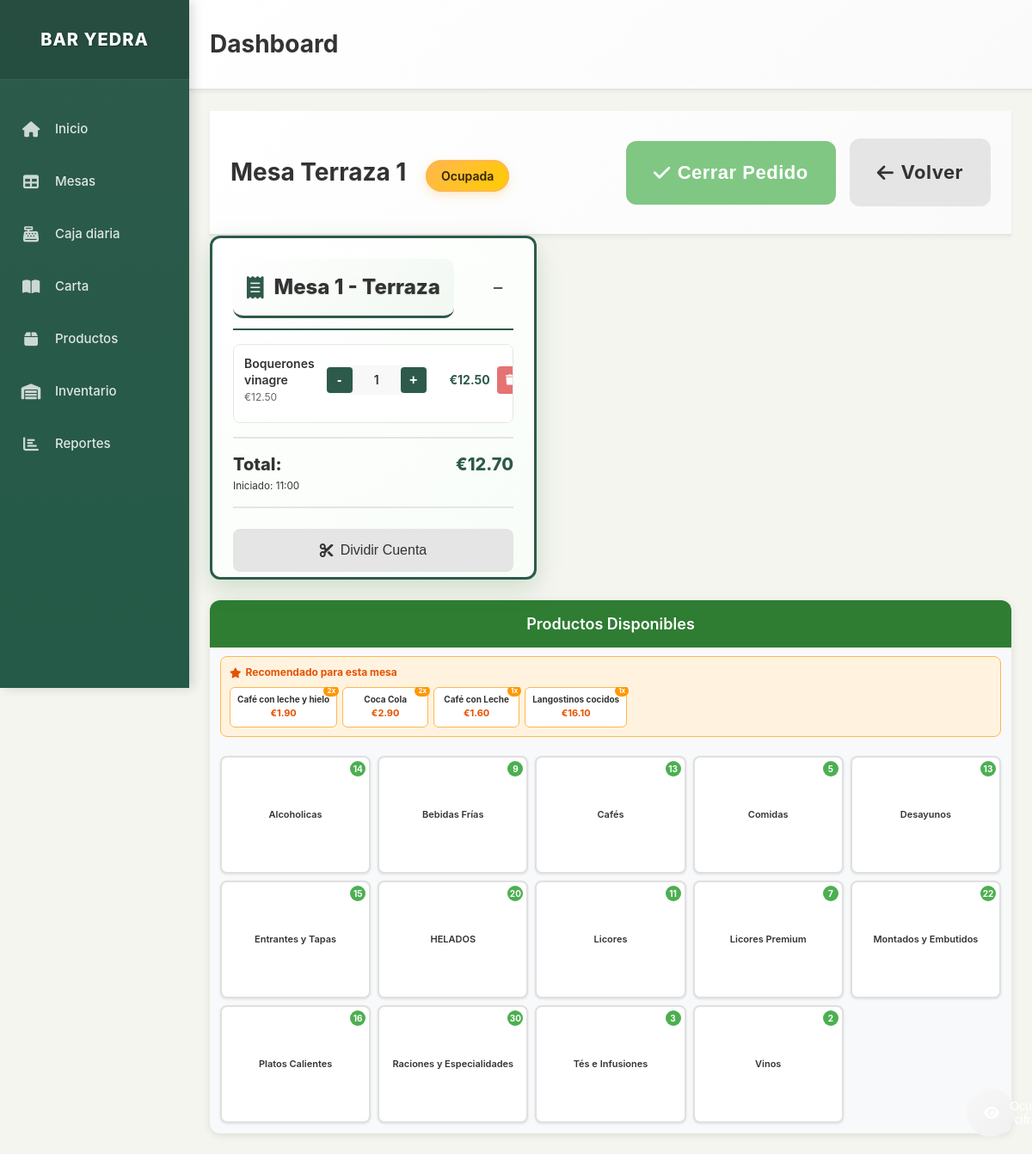
Before: /mesa/1 with the older database file.
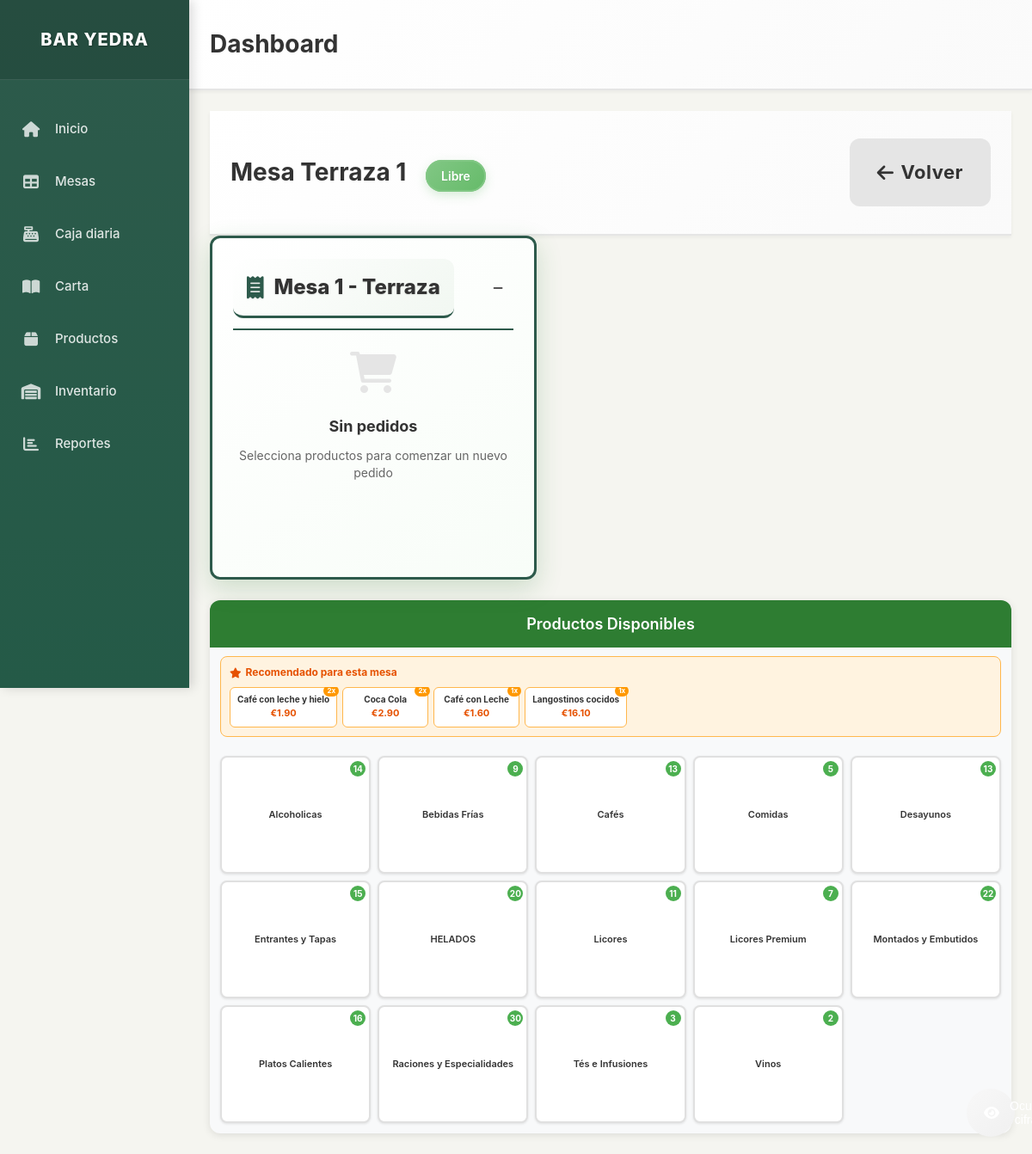
After: the same page with the newer database file.
### models.py (models this page shows, shortened)
class Mesa(db.Model):
    __tablename__ = 'mesa'
    id = db.Column(db.Integer, primary_key=True)
    numero = db.Column(db.Integer, nullable=False)
    zona = db.Column(db.String(50), nullable=False)  # Terraza, Sala, Barra
    estado = db.Column(db.String(20), default='libre')  # libre, ocupada, pagada
    pedidos = db.relationship('Pedido', backref='mesa', lazy=True)

class Producto(db.Model):
    __tablename__ = 'producto'
    id = db.Column(db.Integer, primary_key=True)
    nombre = db.Column(db.String(100), nullable=False)
    precio = db.Column(db.Numeric(10, 2), nullable=False)
    categoria = db.Column(db.String(50), nullable=False, default='General')
    foto_url = db.Column(db.String(255), nullable=True)
    descripcion = db.Column(db.Text, nullable=True)
    activo = db.Column(db.Boolean, default=True)
    orden = db.Column(db.Integer, default=0)  # Para ordenar productos en la interfaz
    stock_actual = db.Column(db.Integer, default=0)  # Cantidad actual en stock
    stock_minimo = db.Column(db.Integer, default=5)  # Alerta cuando llegue a este nivel
    unidad_medida = db.Column(db.String(20), default='unidad')  # unidad, litro, kg, etc.
    fecha_actualizacion = db.Column(db.DateTime, default=datetime.utcnow)

class Pedido(db.Model):
    __tablename__ = 'pedido'
    id = db.Column(db.Integer, primary_key=True)
    mesa_id = db.Column(db.Integer, db.ForeignKey('mesa.id'), nullable=False)
    productos = db.Column(db.Text)  # JSON string with products and quantities
    total = db.Column(db.Numeric(10, 2), default=0.00)
    fecha_creacion = db.Column(db.DateTime, default=datetime.utcnow)
    fecha_pago = db.Column(db.DateTime)
    forma_pago = db.Column(db.String(20))  # efectivo, tarjeta
    estado = db.Column(db.String(20), default='abierto')  # abierto, cerrado, pagado
    tickets = db.relationship('Ticket', backref='pedido', lazy=True)

### app.py (the view)
@app.route('/mesa/<int:mesa_id>')
def table_detail(mesa_id):
    mesa = Mesa.query.get_or_404(mesa_id)
    productos = Producto.query.filter_by(activo=True).order_by(Producto.categoria, Producto.orden, Producto.nombre).all()
    es_terraza = mesa.zona.lower() == 'terraza'
    suplemento_terraza = Decimal('0.20') if es_terraza else Decimal('0.00')
    productos_por_categoria = {}
    productos_dict = {}
    for producto in productos:
        if producto.categoria not in productos_por_categoria:
            productos_por_categoria[producto.categoria] = []
        productos_por_categoria[producto.categoria].append(producto)
        productos_dict[producto.id] = producto
    pedido_actual = Pedido.query.filter_by(mesa_id=mesa_id, estado='abierto').first()
    recomendaciones = get_menu_recommendations(mesa_id)
    return render_template('table_detail.html',
                         mesa=mesa,
                         productos_por_categoria=productos_por_categoria,
                         productos_dict=productos_dict,
                         pedido_actual=pedido_actual,
                         es_terraza=es_terraza,
                         suplemento_terraza=suplemento_terraza,
                         recomendaciones=recomendaciones)

### app.py (called while the page is built)
@app.template_filter('from_json')
def from_json_filter(value):
    if value:
        try:
            return json.loads(value)
        except (json.JSONDecodeError, TypeError):
            return []
    return []

### templates/table_detail.html (shortened to what the changed rows need)
{% extends "layout.html" %}
{% block content %}
<div class="content-header">
    <h1 class="page-title">
        Mesa {{ mesa.zona }} {{ mesa.numero }}
        <span class="table-status-badge table-{{ mesa.estado }}">{{ mesa.estado|title }}</span>
    </h1>
    <div class="table-actions">
        {% if pedido_actual %}
            <button class="btn btn-success btn-lg touch-friendly" onclick="closeOrder({{ mesa.id }})">
                <i class="fas fa-check"></i> Cerrar Pedido
            </button>
        {% endif %}
        <a href="{{ url_for('index') }}" class="btn btn-secondary btn-lg touch-friendly">
            <i class="fas fa-arrow-left"></i> Volver
        </a>
    </div>
</div>
<div class="table-detail-layout">
    <div class="products-panel-new">
        <div class="products-header">
            <h2>Productos Disponibles</h2>
        </div>
    </div>
    <div class="order-panel-fixed">
        <div class="order-header">
            <h2 class="panel-title">
                <i class="fas fa-receipt"></i> Mesa {{ mesa.numero }} - {{ mesa.zona }}
            </h2>
            <div class="order-controls">
                <button class="btn-minimize" onclick="toggleOrderPanel()" title="Minimizar panel">
                </button>
            </div>
        </div>
        {% if pedido_actual and pedido_actual.total > 0 %}
            <div class="current-order">
                <div class="order-items">
                    {% set productos_pedido = pedido_actual.productos|from_json if pedido_actual.productos else {} %}
                    {% for producto_id, cantidad in productos_pedido.items() %}
                        {% set producto = productos_dict[producto_id|int] %}
                        <div class="order-item">
                            <div class="item-details">
                                <div class="item-name">{{ producto.nombre }}</div>
                                <div class="item-price">€{{ "%.2f"|format(producto.precio) }}</div>
                            </div>
                            <div class="item-quantity">
                                <button class="btn-quantity" onclick="updateQuantity({{ mesa.id }}, {{ producto.id }}, {{ cantidad - 1 }})">-</button>
                                <span class="quantity">{{ cantidad }}</span>
                                <button class="btn-quantity" onclick="updateQuantity({{ mesa.id }}, {{ producto.id }}, {{ cantidad + 1 }})">+</button>
                            </div>
                            <div class="item-subtotal">€{{ "%.2f"|format(producto.precio * cantidad) }}</div>
                            <button class="btn-remove" onclick="removeFromOrder({{ mesa.id }}, {{ producto.id }})" title="Eliminar">
                                <i class="fas fa-trash"></i>
                            </button>
                        </div>
                    {% endfor %}
                </div>
                <div class="order-summary">
                    <div class="summary-row total-row">
                        <span class="summary-label">Total:</span>
                        <span class="summary-value">€{{ "%.2f"|format(pedido_actual.total) }}</span>
                    </div>
                    <div class="summary-info">
                        <small>Iniciado: {{ pedido_actual.fecha_creacion.strftime('%H:%M') if pedido_actual.fecha_creacion else 'Ahora' }}</small>
                    </div>
                </div>
                <div class="order-actions">
                    <button class="btn btn-secondary btn-sm full-width" onclick="splitBill({{ mesa.id }})" style="margin-bottom: 10px;">
                        <i class="fas fa-cut"></i> Dividir Cuenta
                    </button>
                </div>
            </div>
        {% else %}
            <div class="empty-order">
                <div class="empty-icon">
                    <i class="fas fa-shopping-cart"></i>
                </div>
                <h3>Sin pedidos</h3>
                <p>Selecciona productos para comenzar un nuevo pedido</p>
            </div>
        {% endif %}
    </div>
</div>
{% endblock %}

Changed rows visible on the page:
no longer on this page (row unchanged): Producto: nombre "Boquerones vinagre", precio "12.50", producto.precio*cantidad "12.50"
no longer on this page (row edited): Pedido: productos "{\"151\": 1}" (drawn), total "12.70", fecha_creacion "11:00"
changed Mesa "Terraza": estado "Ocupada" → "Libre"
Other visible differences:
text no longer shown: "Cerrar Pedido Total: € Iniciado: Dividir Cuenta"
text now shown: "Sin pedidos Selecciona productos para comenzar un nuevo pedido"
list line gone: "€ - 1 + €"
